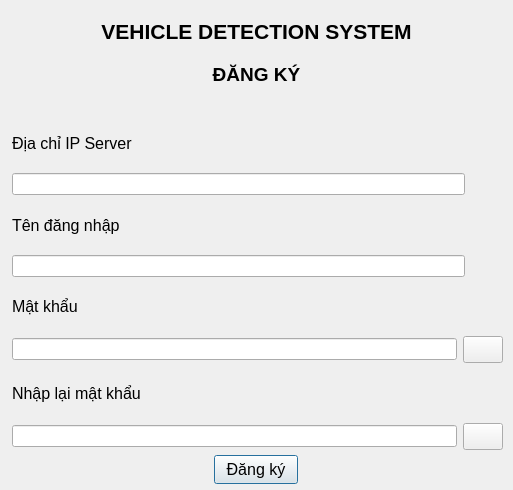
<?xml version="1.0" encoding="UTF-8"?>
<ui version="4.0">
 <class>RegisterForm</class>
 <widget class="QDialog" name="RegisterForm">
  <property name="geometry">
   <rect>
    <x>0</x>
    <y>0</y>
    <width>513</width>
    <height>490</height>
   </rect>
  </property>
  <property name="windowTitle">
   <string>Dialog</string>
  </property>
  <widget class="QLabel" name="programName">
   <property name="geometry">
    <rect>
     <x>9</x>
     <y>6</y>
     <width>495</width>
     <height>50</height>
    </rect>
   </property>
   <property name="maximumSize">
    <size>
     <width>16777215</width>
     <height>50</height>
    </size>
   </property>
   <property name="font">
    <font>
     <family>Segoe UI</family>
     <pointsize>16</pointsize>
     <weight>75</weight>
     <bold>true</bold>
    </font>
   </property>
   <property name="text">
    <string>VEHICLE DETECTION SYSTEM</string>
   </property>
   <property name="alignment">
    <set>Qt::AlignCenter</set>
   </property>
  </widget>
  <widget class="QLabel" name="registration">
   <property name="geometry">
    <rect>
     <x>9</x>
     <y>62</y>
     <width>495</width>
     <height>25</height>
    </rect>
   </property>
   <property name="minimumSize">
    <size>
     <width>0</width>
     <height>0</height>
    </size>
   </property>
   <property name="maximumSize">
    <size>
     <width>16777215</width>
     <height>50</height>
    </size>
   </property>
   <property name="font">
    <font>
     <family>Segoe UI</family>
     <pointsize>14</pointsize>
     <weight>75</weight>
     <bold>true</bold>
    </font>
   </property>
   <property name="text">
    <string>ĐĂNG KÝ</string>
   </property>
   <property name="alignment">
    <set>Qt::AlignCenter</set>
   </property>
  </widget>
  <widget class="QPushButton" name="regButton">
   <property name="geometry">
    <rect>
     <x>214</x>
     <y>455</y>
     <width>84</width>
     <height>29</height>
    </rect>
   </property>
   <property name="maximumSize">
    <size>
     <width>16777215</width>
     <height>16777215</height>
    </size>
   </property>
   <property name="font">
    <font>
     <family>Segoe UI</family>
     <pointsize>12</pointsize>
     <weight>50</weight>
     <italic>false</italic>
     <bold>false</bold>
    </font>
   </property>
   <property name="styleSheet">
    <string notr="true">font: 12pt &quot;Segoe UI&quot;;</string>
   </property>
   <property name="text">
    <string>Đăng ký</string>
   </property>
  </widget>
  <widget class="QWidget" name="layoutWidget">
   <property name="geometry">
    <rect>
     <x>12</x>
     <y>119</y>
     <width>491</width>
     <height>331</height>
    </rect>
   </property>
   <layout class="QVBoxLayout" name="verticalLayout">
    <item>
     <widget class="QLabel" name="serverIPLabel">
      <property name="font">
       <font>
        <family>Segoe UI</family>
        <pointsize>12</pointsize>
        <weight>50</weight>
        <italic>false</italic>
        <bold>false</bold>
       </font>
      </property>
      <property name="styleSheet">
       <string notr="true">font: 12pt &quot;Segoe UI&quot;;</string>
      </property>
      <property name="text">
       <string>Địa chỉ IP Server</string>
      </property>
     </widget>
    </item>
    <item>
     <widget class="QLineEdit" name="serverIPEdit">
      <property name="maximumSize">
       <size>
        <width>453</width>
        <height>16777215</height>
       </size>
      </property>
      <property name="styleSheet">
       <string notr="true">font: 12pt &quot;Segoe UI&quot;;</string>
      </property>
     </widget>
    </item>
    <item>
     <widget class="QLabel" name="usernameLabel">
      <property name="font">
       <font>
        <family>Segoe UI</family>
        <pointsize>12</pointsize>
        <weight>50</weight>
        <italic>false</italic>
        <bold>false</bold>
       </font>
      </property>
      <property name="styleSheet">
       <string notr="true">font: 12pt &quot;Segoe UI&quot;;</string>
      </property>
      <property name="text">
       <string>Tên đăng nhập</string>
      </property>
     </widget>
    </item>
    <item>
     <widget class="QLineEdit" name="username">
      <property name="maximumSize">
       <size>
        <width>453</width>
        <height>16777215</height>
       </size>
      </property>
      <property name="styleSheet">
       <string notr="true">font: 12pt &quot;Segoe UI&quot;;</string>
      </property>
     </widget>
    </item>
    <item>
     <widget class="QLabel" name="passwordLabel">
      <property name="font">
       <font>
        <family>Segoe UI</family>
        <pointsize>12</pointsize>
        <weight>50</weight>
        <italic>false</italic>
        <bold>false</bold>
       </font>
      </property>
      <property name="styleSheet">
       <string notr="true">font: 12pt &quot;Segoe UI&quot;;</string>
      </property>
      <property name="text">
       <string>Mật khẩu</string>
      </property>
     </widget>
    </item>
    <item>
     <layout class="QHBoxLayout" name="horizontalLayout">
      <item>
       <widget class="QLineEdit" name="password">
        <property name="styleSheet">
         <string notr="true">font: 12pt &quot;Segoe UI&quot;;</string>
        </property>
        <property name="echoMode">
         <enum>QLineEdit::Password</enum>
        </property>
       </widget>
      </item>
      <item>
       <widget class="QPushButton" name="showHidePasswordButton">
        <property name="maximumSize">
         <size>
          <width>16777215</width>
          <height>27</height>
         </size>
        </property>
        <property name="text">
         <string/>
        </property>
        <property name="icon">
         <iconset resource="../resources/resources.qrc">
          <normaloff>:/Password/icons/view.png</normaloff>
          <disabledoff>:/Password/icons/hide.png</disabledoff>:/Password/icons/view.png</iconset>
        </property>
       </widget>
      </item>
     </layout>
    </item>
    <item>
     <widget class="QLabel" name="retypePasswordLabel">
      <property name="font">
       <font>
        <family>Segoe UI</family>
        <pointsize>12</pointsize>
        <weight>50</weight>
        <italic>false</italic>
        <bold>false</bold>
       </font>
      </property>
      <property name="styleSheet">
       <string notr="true">font: 12pt &quot;Segoe UI&quot;;</string>
      </property>
      <property name="text">
       <string>Nhập lại mật khẩu</string>
      </property>
     </widget>
    </item>
    <item>
     <layout class="QHBoxLayout" name="horizontalLayout_2">
      <item>
       <widget class="QLineEdit" name="retypePassword">
        <property name="styleSheet">
         <string notr="true">font: 12pt &quot;Segoe UI&quot;;</string>
        </property>
        <property name="echoMode">
         <enum>QLineEdit::Password</enum>
        </property>
       </widget>
      </item>
      <item>
       <widget class="QPushButton" name="showHidePasswordButton_2">
        <property name="maximumSize">
         <size>
          <width>16777215</width>
          <height>27</height>
         </size>
        </property>
        <property name="text">
         <string/>
        </property>
        <property name="icon">
         <iconset resource="../resources/resources.qrc">
          <normaloff>:/Password/icons/view.png</normaloff>
          <normalon>:/Password/icons/hide.png</normalon>:/Password/icons/view.png</iconset>
        </property>
       </widget>
      </item>
     </layout>
    </item>
   </layout>
  </widget>
 </widget>
 <resources>
  <include location="../resources/resources.qrc"/>
 </resources>
 <connections/>
</ui>
